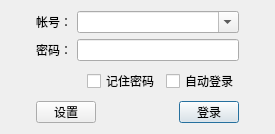
<?xml version="1.0" encoding="UTF-8"?>
<ui version="4.0">
 <class>LoginDlg</class>
 <widget class="QDialog" name="LoginDlg">
  <property name="geometry">
   <rect>
    <x>0</x>
    <y>0</y>
    <width>275</width>
    <height>134</height>
   </rect>
  </property>
  <property name="minimumSize">
   <size>
    <width>275</width>
    <height>134</height>
   </size>
  </property>
  <property name="maximumSize">
   <size>
    <width>275</width>
    <height>134</height>
   </size>
  </property>
  <property name="contextMenuPolicy">
   <enum>Qt::NoContextMenu</enum>
  </property>
  <property name="windowTitle">
   <string>PMS</string>
  </property>
  <property name="styleSheet">
   <string notr="true"/>
  </property>
  <property name="modal">
   <bool>true</bool>
  </property>
  <layout class="QVBoxLayout" name="verticalLayout">
   <item>
    <layout class="QHBoxLayout" name="horizontalLayout">
     <property name="leftMargin">
      <number>25</number>
     </property>
     <property name="topMargin">
      <number>0</number>
     </property>
     <property name="rightMargin">
      <number>25</number>
     </property>
     <item>
      <widget class="QLabel" name="idLabel">
       <property name="minimumSize">
        <size>
         <width>35</width>
         <height>0</height>
        </size>
       </property>
       <property name="maximumSize">
        <size>
         <width>35</width>
         <height>16777215</height>
        </size>
       </property>
       <property name="styleSheet">
        <string notr="true"/>
       </property>
       <property name="text">
        <string>帐号：</string>
       </property>
      </widget>
     </item>
     <item>
      <widget class="QComboBox" name="idComboBox">
       <property name="sizePolicy">
        <sizepolicy hsizetype="Expanding" vsizetype="Fixed">
         <horstretch>0</horstretch>
         <verstretch>0</verstretch>
        </sizepolicy>
       </property>
       <property name="styleSheet">
        <string notr="true"/>
       </property>
       <property name="editable">
        <bool>true</bool>
       </property>
       <property name="sizeAdjustPolicy">
        <enum>QComboBox::AdjustToContentsOnFirstShow</enum>
       </property>
      </widget>
     </item>
    </layout>
   </item>
   <item>
    <layout class="QHBoxLayout" name="horizontalLayout_2">
     <property name="leftMargin">
      <number>25</number>
     </property>
     <property name="rightMargin">
      <number>25</number>
     </property>
     <item>
      <widget class="QLabel" name="passwordLabel">
       <property name="minimumSize">
        <size>
         <width>35</width>
         <height>0</height>
        </size>
       </property>
       <property name="maximumSize">
        <size>
         <width>35</width>
         <height>16777215</height>
        </size>
       </property>
       <property name="text">
        <string>密码：</string>
       </property>
      </widget>
     </item>
     <item>
      <widget class="QLineEdit" name="passwordLineEdit">
       <property name="styleSheet">
        <string notr="true"/>
       </property>
       <property name="inputMask">
        <string/>
       </property>
       <property name="echoMode">
        <enum>QLineEdit::Password</enum>
       </property>
      </widget>
     </item>
    </layout>
   </item>
   <item>
    <layout class="QHBoxLayout" name="horizontalLayout_3">
     <property name="rightMargin">
      <number>25</number>
     </property>
     <item>
      <spacer name="horizontalSpacer">
       <property name="orientation">
        <enum>Qt::Horizontal</enum>
       </property>
       <property name="sizeHint" stdset="0">
        <size>
         <width>90</width>
         <height>28</height>
        </size>
       </property>
      </spacer>
     </item>
     <item>
      <widget class="QCheckBox" name="savePassword">
       <property name="text">
        <string>记住密码</string>
       </property>
      </widget>
     </item>
     <item>
      <widget class="QCheckBox" name="autoLogin">
       <property name="text">
        <string>自动登录</string>
       </property>
      </widget>
     </item>
    </layout>
   </item>
   <item>
    <layout class="QHBoxLayout" name="horizontalLayout_4">
     <property name="leftMargin">
      <number>25</number>
     </property>
     <property name="rightMargin">
      <number>25</number>
     </property>
     <item>
      <widget class="QPushButton" name="configButton">
       <property name="minimumSize">
        <size>
         <width>60</width>
         <height>22</height>
        </size>
       </property>
       <property name="maximumSize">
        <size>
         <width>60</width>
         <height>22</height>
        </size>
       </property>
       <property name="text">
        <string>设置</string>
       </property>
      </widget>
     </item>
     <item>
      <spacer name="horizontalSpacer_2">
       <property name="orientation">
        <enum>Qt::Horizontal</enum>
       </property>
       <property name="sizeHint" stdset="0">
        <size>
         <width>40</width>
         <height>20</height>
        </size>
       </property>
      </spacer>
     </item>
     <item>
      <widget class="QPushButton" name="loginButton">
       <property name="minimumSize">
        <size>
         <width>60</width>
         <height>22</height>
        </size>
       </property>
       <property name="maximumSize">
        <size>
         <width>60</width>
         <height>22</height>
        </size>
       </property>
       <property name="text">
        <string>登录</string>
       </property>
       <property name="default">
        <bool>true</bool>
       </property>
      </widget>
     </item>
    </layout>
   </item>
  </layout>
 </widget>
 <layoutdefault spacing="6" margin="11"/>
 <resources/>
 <connections/>
</ui>
